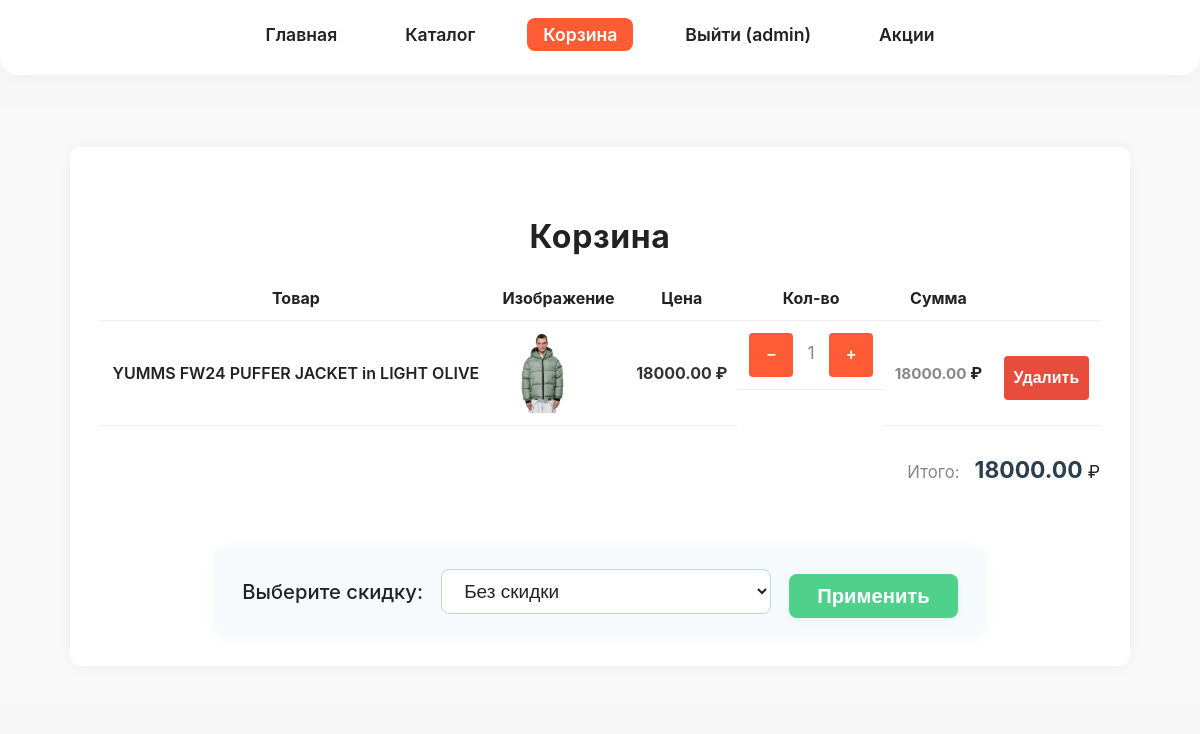
Screenshot of /cart/ (signed in) with the database file from the repository.
### users/models.py (models this page shows)
class User(AbstractUser):
    phone: models.CharField = models.CharField(
        max_length=20, blank=True, verbose_name="Телефон"
    )
    avatar: models.ImageField = models.ImageField(
        upload_to='avatars/', blank=True, null=True, verbose_name="Аватар"
    )
    email_verified: models.BooleanField = models.BooleanField(
        default=False, verbose_name="Почта подтверждена"
    )
    favorite_products: models.ManyToManyField = models.ManyToManyField(
        'shop.Product',
        related_name='favorited_by',
        blank=True,
        verbose_name="Избранные товары"
    )
    class Meta:
        verbose_name = "Пользователь"
        verbose_name_plural = "Пользователи"
        ordering = ['-date_joined']

### cart/models.py (models this page shows)
class CartItem(models.Model):
    cart: models.ForeignKey = models.ForeignKey(Cart, on_delete=models.CASCADE, related_name='items')
    product: models.ForeignKey = models.ForeignKey(Product, on_delete=models.CASCADE)
    quantity: models.PositiveIntegerField = models.PositiveIntegerField(default=1)
    def get_total(self) -> float:
        return self.product.price * self.quantity

### shop/models.py (models this page shows, shortened)
class Product(models.Model):
    SIZE_CHOICES = [
        ('S', 'Small'),
        ('M', 'Medium'),
        ('L', 'Large'),
        ('XL', 'Extra Large'),
    ]
    name: models.CharField = models.CharField(max_length=255, verbose_name="Название")
    description: models.TextField = models.TextField(verbose_name="Описание")
    price: models.DecimalField = models.DecimalField(max_digits=10, decimal_places=2, verbose_name="Цена")
    stock: models.PositiveIntegerField = models.PositiveIntegerField(verbose_name="Количество на складе")
    category: models.ForeignKey = models.ForeignKey(Category, on_delete=models.CASCADE, related_name='products', verbose_name="Категория")
    brand: models.ForeignKey = models.ForeignKey(Brand, on_delete=models.CASCADE, related_name='products', verbose_name="Бренд")
    created_at: models.DateTimeField = models.DateTimeField(default=timezone.now, verbose_name="Дата создания")
    size: models.CharField = models.CharField(max_length=2, choices=SIZE_CHOICES, verbose_name="Размер")
    tags: models.ManyToManyField = models.ManyToManyField("Tag", through="ProductTag", verbose_name="Теги")
    objects: ProductManager = ProductManager()
    external_page: models.URLField = models.URLField(
        blank=True,
        null=True,
        verbose_name="Ссылка на страницу производителя"
    )
    class Meta:
        ordering = ['-created_at']
        verbose_name = "Товар"
        verbose_name_plural = "Товары"

class ProductImage(models.Model):
    product: models.ForeignKey = models.ForeignKey(Product, on_delete=models.CASCADE, related_name='images', verbose_name="Товар")
    image: models.ImageField = models.ImageField(upload_to='products/', verbose_name="Изображение")
    uploaded_at: models.DateTimeField = models.DateTimeField(auto_now_add=True, verbose_name="Дата загрузки")
    class Meta:
        verbose_name = "Изображение товара"
        verbose_name_plural = "Изображения товаров"

### cart/views.py (the view)
# urls.py: path('', views.cart_detail, name='cart_detail'),
@login_required
def cart_detail(request: HttpRequest) -> HttpResponse:
    cart, created = Cart.objects.get_or_create(user=request.user)
    discounts = Discount.objects.all()
    selected_discount_id: Optional[str] = request.POST.get('discount_id')
    selected_discount: Optional[Discount] = None
    if selected_discount_id:
        try:
            selected_discount = Discount.objects.get(id=selected_discount_id)
        except Discount.DoesNotExist:
            selected_discount = None
    for item in cart.items.all():
        item.total = item.product.price * item.quantity
    total_price: float = sum(item.get_total() for item in cart.items.all())
    discount_amount: float = 0
    final_price: float = total_price
    if selected_discount:
        discount_amount = total_price * selected_discount.discount_percent / 100
        final_price = total_price - discount_amount
    return render(request, 'cart/cart_detail.html', {
        'cart': cart,
        'discounts': discounts,
        'selected_discount_id': int(selected_discount_id) if selected_discount_id else None,
        'total_price': total_price,
        'discount_amount': discount_amount,
        'final_price': final_price,
    })

### cart/templates/cart/cart_detail.html (shortened to what this page needs)
{% extends 'shop/base.html' %}
{% block content %}
<div class="cart-outer">
  <div class="cart-container">
    <h2 class="cart-title">Корзина</h2>
    {% if cart.items.all %}
      <div class="cart-table-center">
        <table class="cart-table">
          <thead>
            <tr>
              <th>Товар</th>
              <th>Изображение</th>
              <th>Цена</th>
              <th>Кол-во</th>
              <th>Сумма</th>
              <th></th>
            </tr>
          </thead>
          <tbody>
          {% for item in cart.items.all %}
            <tr id="item-row-{{ item.id }}">
              <td class="cart-product-name">{{ item.product.name }}</td>
              <td>
                {% if item.product.images.all %}
                  <img src="{{ item.product.images.all.0.image.url }}" class="cart-img" alt="{{ item.product.name }}">
                {% else %}
                  <span class="cart-no-img">Нет изображения</span>
                {% endif %}
              </td>
              <td class="cart-price">{{ item.product.price|floatformat:2 }} ₽</td>
              <td class="cart-qty">
                <button class="qty-btn" data-action="minus" data-item="{{ item.id }}">−</button>
                <span id="qty-{{ item.id }}" class="cart-qty-num">{{ item.quantity }}</span>
                <button class="qty-btn" data-action="plus" data-item="{{ item.id }}">+</button>
              </td>
              <td class="cart-sum"><span id="sum-{{ item.id }}">{{ item.get_total|floatformat:2 }}</span> ₽</td>
              <td>
                <form action="{% url 'remove_from_cart' item.id %}" method="post" style="display:inline;">
                  <button type="submit" class="cart-remove-btn">Удалить</button>
                </form>
              </td>
            </tr>
          {% endfor %}
          </tbody>
        </table>
      </div>
      <div class="cart-total-block">
        <span>Итого:</span>
        <span id="cart-total" class="cart-total-sum">{{ total_price|floatformat:2 }}</span> ₽
      </div>
      <div class="cart-discount-block">
        <form method="post" class="cart-discount-form">
          <label for="discount" class="cart-discount-label">Выберите скидку:</label>
          <select name="discount_id" id="discount" class="cart-discount-select">
            <option value="">Без скидки</option>
          </select>
          <button type="submit" class="cart-discount-btn">Применить</button>
        </form>
      </div>
    {% else %}
      <p>Корзина пуста</p>
    {% endif %}
  </div>
</div>
{% endblock %}

### shop/templates/shop/base.html (shortened to what this page needs)
{% load static %}
<!DOCTYPE html>
<html lang="ru">
<head>
    <link rel="stylesheet" href="{% static 'shop/main.css' %}">
</head>
<body>
    <nav class="main-nav">
        <a href="{% url 'index' %}" class="{% if request.resolver_match.url_name == 'index' %}active{% endif %}">Главная</a>
        <a href="{% url 'product_list' %}" class="{% if request.resolver_match.url_name == 'product_list' %}active{% endif %}">Каталог</a>
        <a href="{% url 'cart_detail' %}" class="{% if request.resolver_match.url_name == 'cart_detail' %}active{% endif %}">Корзина</a>
        {% if user.is_authenticated %}
            <a href="{% url 'logout' %}">Выйти ({{ user.username }})</a>
        {% else %}
            <a href="{% url 'login' %}" class="{% if request.resolver_match.url_name == 'login' %}active{% endif %}">Вход</a>
        {% endif %}
        <a href="{% url 'discount_list' %}" class="{% if request.resolver_match.url_name == 'discount_list' %}active{% endif %}">Акции</a>
    </nav>
    {% block content %}{% endblock %}
</body>
</html>

### shop/static/shop/main.css (style rules this page uses)
body, button, input, textarea { font-size: 1em; }
body { font-family: 'Inter', Arial, sans-serif; background: #f7f7f7; color: #222; margin: 0; padding: 0; min-height: 100vh; }
h2 { margin-top: 40px; margin-bottom: 20px; font-size: 2rem; letter-spacing: 0.02em; color: #222; text-align: center; }
img, .product-image img, .cart-img { max-width: 100%; height: auto; display: block; }
a { color: #222; text-decoration: none; font-weight: 500; margin-bottom: 6px; transition: color 0.2s; }
span { font-size: 0.95em; color: #888; margin-bottom: 4px; }
button { margin-top: 10px; padding: 7px 18px; border: none; border-radius: 8px; background: #ff5c35; color: #fff; font-weight: 600; cursor: pointer; transition: background 0.2s; font-size: 1em; }
button, .add-to-cart-btn { min-width: 44px; min-height: 44px; font-size: 1em; padding: 10px 18px; }
form { margin: 30px 0 0 0; display: flex; gap: 10px; justify-content: center; }
.cart-outer { padding: 40px 20px; background-color: #f9f9f9; }
.cart-container { max-width: 1000px; margin: 0 auto; background-color: #fff; border-radius: 10px; padding: 30px; box-shadow: 0 0 15px rgba(0,0,0,0.05); }
.cart-title { font-size: 2em; margin-bottom: 20px; text-align: center; }
.cart-table-center { overflow-x: auto; }
.cart-table { width: 100%; border-collapse: collapse; }
.cart-table th, .cart-table td { padding: 12px 10px; text-align: center; font-size: 1em; border-bottom: 1px solid #eee; }
.cart-product-name { font-weight: 600; text-align: left; }
.cart-img { width: 80px; height: auto; border-radius: 6px; object-fit: cover; }
.cart-price { font-weight: bold; color: #333; }
.cart-qty { display: flex; align-items: center; justify-content: center; gap: 8px; height: 100%; }
.qty-btn { background: #ff5c35; color: #fff; border: none; border-radius: 4px; font-size: 1em; width: 30px; height: 30px; cursor: pointer; font-weight: 700; display: flex; align-items: center; justify-content: center; padding: 0; margin: 0; line-height: 0; }
.cart-qty-num { min-width: 20px; display: inline-block; text-align: center; font-size: 1.1em; line-height: 1; }
.cart-sum { font-weight: bold; }
.cart-remove-btn { background-color: #e74c3c; color: white; border: none; padding: 6px 10px; border-radius: 4px; cursor: pointer; }
.cart-total-block, .cart-discount-block { margin-top: 30px; text-align: right; font-size: 1.1em; }
.cart-total-sum { font-weight: bold; font-size: 1.3em; margin-left: 10px; color: #2c3e50; }
.cart-discount-block { width: 100%; display: flex; justify-content: center; margin: 32px 0 0 0; }
.cart-discount-form { display: flex; align-items: center; gap: 18px; background: #f7fafc; border-radius: 14px; padding: 18px 28px; box-shadow: 0 2px 12px 0 rgba(60, 180, 120, 0.07); }
.cart-discount-label { font-size: 1.15em; font-weight: 500; color: #222; }
.cart-discount-select { padding: 10px 18px; border-radius: 8px; border: 1.5px solid #b2e2c7; font-size: 1.08em; background: #fff; color: #222; transition: border 0.2s; }
.cart-discount-btn { padding: 10px 28px; border: none; border-radius: 8px; background: #4fd18b; color: #fff; font-weight: 700; font-size: 1.15em; cursor: pointer; transition: background 0.2s; box-shadow: 0 2px 8px 0 rgba(60, 180, 120, 0.09); }

### shop/templates/shop/base.html (style rules this page uses)
.main-nav { display: flex; justify-content: center; gap: 36px; background: #fff; box-shadow: 0 2px 12px 0 rgba(0,0,0,0.04); padding: 18px 0; margin-bottom: 32px; border-radius: 0 0 18px 18px; }
.main-nav a { color: #222; text-decoration: none; font-weight: 600; font-size: 1.1em; padding: 6px 16px; border-radius: 8px; transition: background 0.2s, color 0.2s; }
.main-nav a:hover, .main-nav .active { background: #ff5c35; color: #fff; }

### rows the page displays
User: username "admin"
CartItem: product.name "YUMMS FW24 PUFFER JACKET in LIGHT OLIVE", product.images.all.0.image (picture), product.price "18000.00", quantity "1", get_total "18000.00"

### other values shown
{{ total_price|floatformat:2 }} "18000.00"
